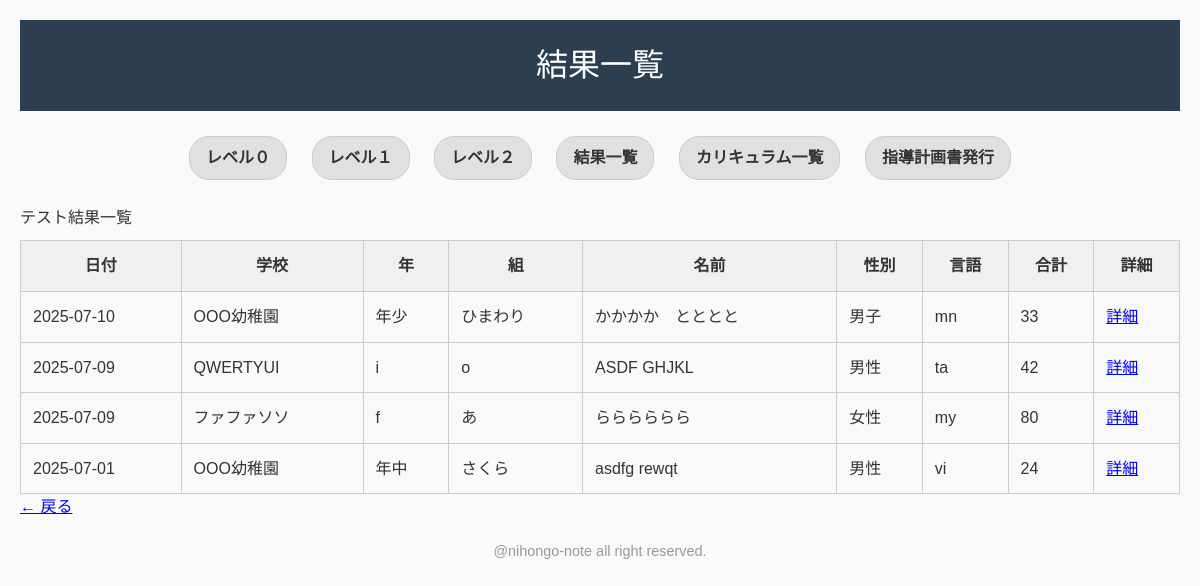
Screenshot of /score.php with the database file from the repository.
### tables this page shows
CREATE TABLE `gs_leveltest3_01` (
  `id` int(11) NOT NULL,
  `date` date DEFAULT NULL,
  `name` varchar(128) DEFAULT NULL,
  `school` varchar(15) DEFAULT NULL,
  `year` varchar(8) DEFAULT NULL,
  `class` varchar(8) DEFAULT NULL,
  `gender` varchar(8) DEFAULT NULL,
  `language` varchar(2) DEFAULT NULL,
  `q0_1_1` int(11) DEFAULT NULL,
  `q0_1_2` int(11) DEFAULT NULL,
  `q0_1_3` int(11) DEFAULT NULL,
  `q0_1_4` int(11) DEFAULT NULL,
  `q0_1_5` int(11) DEFAULT NULL,
  `q0_1_6` int(11) DEFAULT NULL,
  `q0_1_7` int(11) DEFAULT NULL,
  `q0_1_score` int(11) DEFAULT NULL,
  `q0_2_1` int(11) DEFAULT NULL,
  `q0_2_2` int(11) DEFAULT NULL,
  `q0_2_3` int(11) DEFAULT NULL,
  `q0_2_4` int(11) DEFAULT NULL,
  `q0_2_5` int(11) DEFAULT NULL,
  `q0_2_6` int(11) DEFAULT NULL,
  `q0_2_7` int(11) DEFAULT NULL,
  `q0_2_8` int(11) DEFAULT NULL,
  `q0_2_9` int(11) DEFAULT NULL,
  `q0_2_10` int(11) DEFAULT NULL,
  `q0_2_score` int(11) DEFAULT NULL,
  `q0_3_1` int(11) DEFAULT NULL,
  `q0_3_2` int(11) DEFAULT NULL,
  `q0_3_3` int(11) DEFAULT NULL,
  `q0_3_score` int(11) DEFAULT NULL,
  `hiragana_score` int(11) DEFAULT NULL,
  `katakana_score` int(11) DEFAULT NULL,
  `q0_4_score` int(11) DEFAULT NULL,
  `total_score` int(11) DEFAULT NULL,
  `submitted_at` timestamp NOT NULL DEFAULT current_timestamp(),
  `unselected_hiragana` text DEFAULT NULL,
  `unselected_katakana` text DEFAULT NULL,
  `selected_hiragana` text DEFAULT NULL,
  `selected_katakana` text DEFAULT NULL
);

### funcs.php (called while the page is built, shortened)
<?php
function h($str)
{
  return htmlspecialchars($str, ENT_QUOTES);
}

### score.php (the view, shortened to what this page needs)
<?php
require_once('funcs.php');
$pdo = db_conn();
$sql = "SELECT * FROM gs_leveltest3_01 ORDER BY date DESC";
$stmt = $pdo->prepare($sql);
$stmt->execute();
$results = $stmt->fetchAll(PDO::FETCH_ASSOC);
?>
<!DOCTYPE html>
<html lang="ja">
<head>
  <link rel="stylesheet" href="css/reset.css" />
  <link rel="stylesheet" href="css/style.css" />
</head>
<body>
   <header style="background-color:#2c3e50; padding:20px; text-align:center;">
    <h1 style="color:white; font-size:2rem; margin:0;">結果一覧</h1>
  </header>
  <nav class="nav-bar">
    <a href="index.php">レベル０</a>
    <a href="level1.php">レベル１</a>
    <a href="level2.php">レベル２</a>
    <a href="score.php">結果一覧</a>
    <a href="curriculum.php">カリキュラム一覧</a>
    <a href="plan.php">指導計画書発行</a>
  </nav>
  <h1>テスト結果一覧</h1>
  <table>
    <tr>
      <th>日付</th>
      <th>学校</th>
      <th>年</th>
      <th>組</th>
      <th>名前</th>
      <th>性別</th>
      <th>言語</th>
      <th>合計</th>
      <th>詳細</th>
    </tr>
    <?php foreach ($results as $row): ?>
      <tr>
        <td><?= h($row['date']) ?></td>
        <td><?= h($row['school']) ?></td>
        <td><?= h($row['year']) ?></td>
        <td><?= h($row['class']) ?></td>
        <td><?= h($row['name']) ?></td>
        <td><?= h($row['gender']) ?></td>
        <td><?= h($row['language']) ?></td>
        <td><?= h($row['total_score']) ?></td>
        <td><a href="detail.php?id=<?= h($row['id']) ?>">詳細</a></td>
      </tr>
    <?php endforeach; ?>
  </table>
  <p><a href="index.php">← 戻る</a></p>
 <footer>@nihongo-note all right reserved.</footer>
</body>
</html>

### css/style.css (style rules this page uses)
body { font-family: "Hiragino Kaku Gothic ProN", Meiryo, sans-serif; line-height: 1.6; background-color: #f9f9f9; color: #333; padding: 20px; margin: 0; }
.nav-bar { text-align: center; margin: 20px auto; }
.nav-bar a { display: inline-block; margin: 5px 10px; padding: 8px 16px; background-color: #e0e0e0; color: #333; text-decoration: none; font-weight: bold; border-radius: 20px; border: 1px solid #ccc; transition: background-color 0.2s, color 0.2s; }
table { width: 100%; border-collapse: collapse; margin-top: 10px; }
th, td { border: 1px solid #ccc; padding: 12px; text-align: left; }
th { background-color: #f0f0f0; font-weight: bold; text-align: center; }
footer { text-align: center; padding: 20px 0; font-size: 0.9rem; color: #999; }

### score.php (style rules this page uses)
table { border-collapse: collapse; width: 100%; }
th, td { padding: 8px; border: 1px solid #ccc; text-align: center; }
th { background-color: #f2f2f2; }

### rows the page displays
gs_leveltest3_01: date "2025-07-10", school "OOO幼稚園", year "年少", class "ひまわり", name "かかかか とととと", gender "男子", language "mn", total_score "33"
gs_leveltest3_01: date "2025-07-09", school "QWERTYUI", year "i", class "o", name "ASDF GHJKL", gender "男性", language "ta", total_score "42"
gs_leveltest3_01: date "2025-07-09", school "ファファソソ", year "f", class "あ", name "らららららら", gender "女性", language "my", total_score "80"
gs_leveltest3_01: date "2025-07-01", school "OOO幼稚園", year "年中", class "さくら", name "asdfg rewqt", gender "男性", language "vi", total_score "24"
